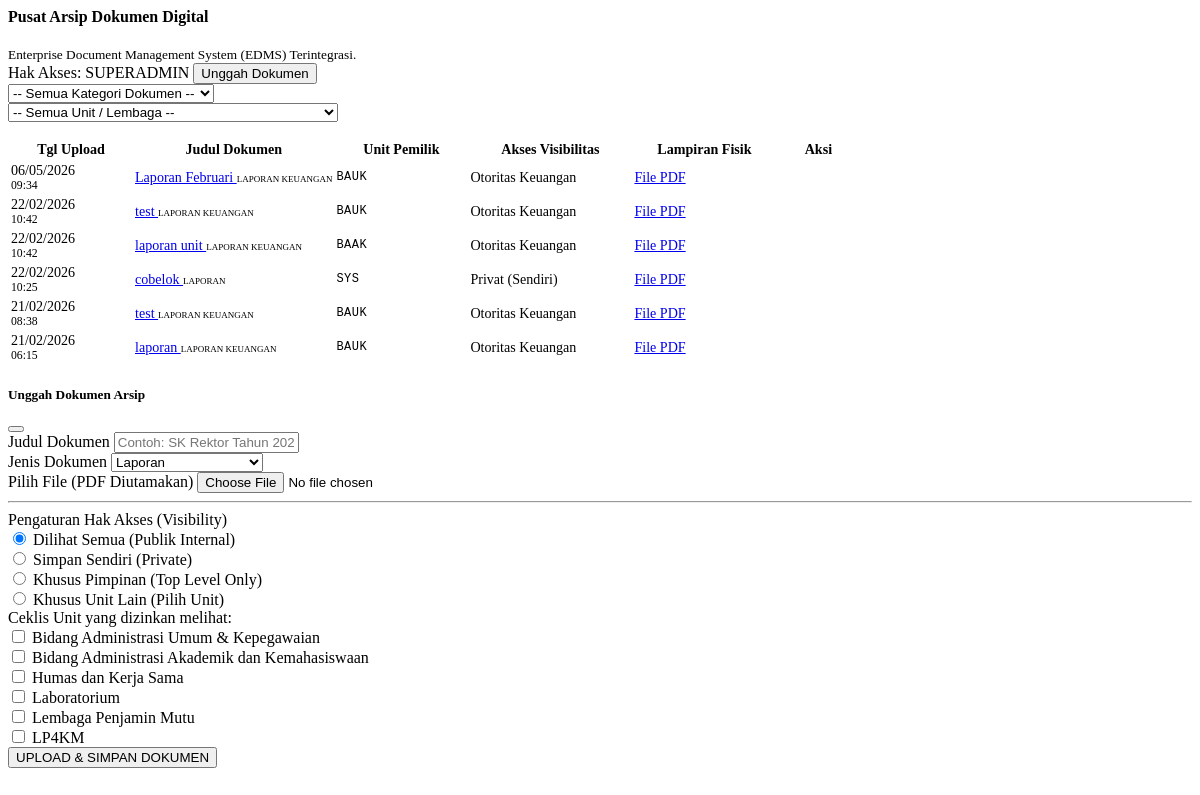
Page /arsip_dokumen.php (signed in) on the committed database.
### tables this page shows
CREATE TABLE `roles` (
  `id` int(11) NOT NULL AUTO_INCREMENT,
  `role_name` varchar(50) DEFAULT NULL,
  `is_ka_unit` tinyint(1) DEFAULT 0,
  `unit_id` int(11) DEFAULT NULL,
  `description` text DEFAULT NULL,
  `landing_page` varchar(100) DEFAULT 'dashboard',
  PRIMARY KEY (`id`),
  UNIQUE KEY `role_name` (`role_name`)
);

CREATE TABLE `arsip_dokumen` (
  `id` int(11) NOT NULL AUTO_INCREMENT,
  `ref_id` int(11) NOT NULL,
  `ref_type` varchar(50) NOT NULL,
  `unit_id` int(11) DEFAULT NULL,
  `judul` varchar(255) DEFAULT NULL,
  `deskripsi` text DEFAULT NULL,
  `file_path` varchar(255) DEFAULT NULL,
  `visibility` longtext DEFAULT NULL CHECK (json_valid(`visibility`)),
  `status` varchar(50) DEFAULT 'DISETUJUI',
  `uploaded_by` int(11) DEFAULT NULL,
  `verified_by` int(11) DEFAULT NULL,
  `verified_at` datetime DEFAULT NULL,
  `catatan` text DEFAULT NULL,
  `created_at` datetime DEFAULT current_timestamp(),
  `uploaded_at` datetime DEFAULT current_timestamp(),
  `approved_by` int(11) DEFAULT NULL,
  `approved_at` datetime DEFAULT NULL,
  `kategori_dokumen` varchar(100) DEFAULT 'Umum',
  `visibility_type` varchar(50) DEFAULT 'SEMUA',
  `visible_to_units` text DEFAULT NULL,
  PRIMARY KEY (`id`),
  KEY `idx_ref` (`ref_id`,`ref_type`)
);

CREATE TABLE `anggaran_unit_reports` (
  `id` int(11) NOT NULL AUTO_INCREMENT,
  `unit_id` int(11) NOT NULL,
  `nama_laporan` varchar(255) DEFAULT NULL,
  `tahun` int(11) NOT NULL,
  `tgl_mulai` date NOT NULL,
  `tgl_selesai` date NOT NULL,
  `saldo_awal` decimal(18,2) DEFAULT 0.00,
  `total_debet` decimal(18,2) DEFAULT 0.00,
  `total_kredit` decimal(18,2) DEFAULT 0.00,
  `saldo_akhir` decimal(18,2) DEFAULT 0.00,
  `file_bukti` varchar(255) DEFAULT NULL,
  `status` varchar(50) DEFAULT 'DRAFT',
  `created_by` int(11) DEFAULT NULL,
  `created_at` timestamp NOT NULL DEFAULT current_timestamp(),
  `workflow_status` enum('DRAFT','WAITING_UPLOAD','SUBMITTED','CHECKED','REJECTED','APPROVED') DEFAULT 'DRAFT',
  `submitted_at` datetime DEFAULT NULL,
  `submitted_by` int(11) DEFAULT NULL,
  `locked` tinyint(1) DEFAULT 0,
  `workflow_state` enum('DRAFT','READY_TO_SEND','SUBMITTED','VERIFIED','ARCHIVED') DEFAULT 'DRAFT',
  `dikirim_oleh` int(11) DEFAULT NULL,
  `dikirim_pada` datetime DEFAULT NULL,
  `catatan_revisi` text DEFAULT NULL,
  `periode_awal` date DEFAULT NULL,
  `periode_akhir` date DEFAULT NULL,
  `total_masuk` decimal(15,2) DEFAULT 0.00,
  `total_keluar` decimal(15,2) DEFAULT 0.00,
  PRIMARY KEY (`id`),
  KEY `idx_unit_tahun` (`unit_id`,`tahun`)
);

CREATE TABLE `m_unit` (
  `id` int(11) NOT NULL AUTO_INCREMENT,
  `kode_unit` varchar(20) NOT NULL,
  `nama_unit` varchar(150) NOT NULL,
  `pimpinan_id` int(11) DEFAULT NULL,
  `kas_bank_akun` varchar(20) DEFAULT NULL,
  `status` tinyint(1) DEFAULT 1,
  PRIMARY KEY (`id`),
  UNIQUE KEY `kode_unit` (`kode_unit`),
  KEY `status` (`status`),
  KEY `pimpinan_id` (`pimpinan_id`)
);

### arsip_dokumen.php (the view, shortened to what the rows shown need)
<?php
$user_id = (int)$_SESSION['user_id'];
$view = $_GET['view'] ?? 'list';
try {
    $conn->query("ALTER TABLE arsip_dokumen ADD COLUMN kategori_dokumen VARCHAR(100) DEFAULT 'Umum'");
    $conn->query("ALTER TABLE arsip_dokumen ADD COLUMN visibility_type VARCHAR(50) DEFAULT 'SEMUA'");
    $conn->query("ALTER TABLE arsip_dokumen ADD COLUMN visible_to_units TEXT NULL");
} catch (Exception $e) {  }
$sql_role = "SELECT r.role_name, r.unit_id, r.is_ka_unit FROM roles r JOIN users u ON u.role_id = r.id WHERE u.id = '$user_id'";
$u_role = $conn->query($sql_role)->fetch_assoc();
$role_name = strtolower($u_role['role_name'] ?? 'user');
$is_global_admin = in_array($role_name, ['admin', 'superadmin']) ? 1 : 0;
$where_clauses = ["(a.status = 'DISETUJUI' OR a.status IS NULL OR a.status = '')"];
$rbac_sql = "";
if ($is_global_admin) {
    $rbac_sql = "1=1";
}
$where_clauses[] = $rbac_sql;
$where_final = "WHERE " . implode(" AND ", $where_clauses);
$sql_arsip = "SELECT a.*, u.nama_unit, u.kode_unit, r.nama_laporan, r.periode_awal, r.periode_akhir, r.tgl_mulai, r.tgl_selesai, user.name as nama_pengunggah
              FROM arsip_dokumen a
              LEFT JOIN m_unit u ON a.unit_id = u.id
              LEFT JOIN anggaran_unit_reports r ON a.ref_id = r.id
              LEFT JOIN users user ON a.uploaded_by = user.id
              $where_final ORDER BY a.id DESC";
$res_arsip = $conn->query($sql_arsip);
$list_all_units = $conn->query("SELECT id, nama_unit, kode_unit FROM m_unit ORDER BY nama_unit ASC")->fetch_all(MYSQLI_ASSOC);
?>
<div class="container-fluid py-4 animate__animated animate__fadeIn text-dark">
    <div class="d-flex flex-column flex-md-row justify-content-between align-items-center mb-4 bg-white p-4 rounded-4 shadow-sm border-start border-success border-4 text-dark">
        <div class="d-flex gap-2">
            <span class="badge bg-light text-primary border border-primary rounded-pill px-4 py-2 shadow-sm d-flex align-items-center">
                <i class="fas fa-shield-alt me-2"></i> Hak Akses: <?= strtoupper($role_name) ?>
            </span>
            <?php if($view == 'list'): ?>
            <button class="btn btn-primary rounded-pill px-4 fw-bold shadow-sm" data-bs-toggle="modal" data-bs-target="#mdlUploadUmum">
                <i class="fas fa-cloud-upload-alt me-2"></i> Unggah Dokumen
            </button>
            <?php endif; ?>
        </div>
    </div>
    <?php if($view == 'list'): ?>
        <div class="card border-0 shadow-sm rounded-4 overflow-hidden bg-white">
            <div class="table-responsive">
                <table class="table table-hover align-middle mb-0 text-center" style="font-size: 0.88rem;">
                    <thead class="table-dark small text-uppercase text-muted fw-bold">
                        <tr>
                            <th width="120">Tgl Upload</th>
                            <th class="text-start ps-4">Judul Dokumen</th>
                            <th width="130">Unit Pemilik</th>
                            <th width="160">Akses Visibilitas</th>
                            <th width="140">Lampiran Fisik</th>
                            <th width="80" class="text-center pe-3">Aksi</th>
                        </tr>
                    </thead>
                    <tbody>
                        <?php if($res_arsip && $res_arsip->num_rows > 0): while($d = $res_arsip->fetch_assoc()):
                            $is_laporan_unit = ($d['ref_type'] == 'LAPORAN_UNIT');
                            $doc_title = $d['judul'];
                            if ($is_laporan_unit) {
                                if (!empty($d['nama_laporan'])) {
                                    $doc_title = $d['nama_laporan'];
                                } else {
                                    $parts = explode(' - ', $doc_title);
                                    $doc_title = trim($parts[0]);
                                }
                            }
                            $badge_kat = "";
                            if($is_laporan_unit) {
                                $badge_kat = "<span class='badge bg-primary rounded-pill px-2 mt-1' style='font-size:9px;'><i class='fas fa-file-invoice-dollar me-1'></i>LAPORAN KEUANGAN</span>";
                            } else {
                                $kat_color = match($d['kategori_dokumen']) { 'Surat Keputusan'=>'danger', 'Bukti Transaksi'=>'warning text-dark', 'Laporan'=>'info', default=>'secondary' };
                                $badge_kat = "<span class='badge bg-{$kat_color} rounded-pill px-2 mt-1' style='font-size:9px;'><i class='fas fa-file-alt me-1'></i>".strtoupper($d['kategori_dokumen'])."</span>";
                            }
                            $vis_text = "";
                            if ($is_laporan_unit) {
                                $vis_text = "<span class='badge bg-light text-warning border border-warning px-2 py-1 text-dark' data-bs-toggle='tooltip' data-bs-placement='top' title='Hanya dapat dilihat oleh Pimpinan dan Bagian Keuangan (Otoritas Terbatas)'><i class='fas fa-lock me-1'></i>Otoritas Keuangan</span>";
                            } else {
                                $vis_text = match($d['visibility_type']) {
                                    'SEMUA' => "<span class='badge bg-light text-success border border-success px-2 py-1' data-bs-toggle='tooltip' data-bs-placement='top' title='Dapat dilihat oleh semua orang yang memiliki akun SYIFA ERP'><i class='fas fa-globe me-1'></i>Semua Orang</span>",
                                    'SENDIRI' => "<span class='badge bg-light text-secondary border border-secondary px-2 py-1'><i class='fas fa-lock me-1'></i>Privat (Sendiri)</span>",
                                    'PIMPINAN' => "<span class='badge bg-light text-warning border border-warning px-2 py-1 text-dark'><i class='fas fa-user-tie me-1'></i>Pimpinan Saja</span>",
                                    'UNIT_SPESIFIK' => "<span class='badge bg-light text-info border border-info px-2 py-1' data-bs-toggle='tooltip' data-bs-placement='top' title='Hanya dapat dilihat oleh unit/lembaga tertentu yang telah diberikan akses khusus'><i class='fas fa-users-cog me-1'></i>Unit Terbatas</span>",
                                    default => ""
                                };
                            }
                        ?>
                        <tr>
                            <td class="text-center">
                                <div class="fw-bold text-dark"><?= $d['uploaded_at'] ? date('d/m/Y', strtotime($d['uploaded_at'])) : '-' ?></div>
                                <small class="text-muted"><?= $d['uploaded_at'] ? date('H:i', strtotime($d['uploaded_at'])) : '' ?></small>
                            </td>
                            <td class="text-start ps-4">
                                <a href="?page=arsip_dokumen&view=preview&id=<?= $d['id'] ?>" class="text-decoration-none text-dark fw-bold fs-6 d-block hover-zoom" title="Tinjau detail dokumen">
                                    <i class="fas fa-file-pdf text-danger me-1"></i> <?= htmlspecialchars($doc_title) ?>
                                </a>
                                <?= $badge_kat ?>
                            </td>
                            <td>
                                <span class="badge bg-primary bg-opacity-10 text-primary border border-primary border-opacity-25 rounded-pill px-4 py-2 fw-bold shadow-sm" style="font-family: 'JetBrains Mono', monospace; font-size: 12px; letter-spacing: 0.5px;">
                                    <?= $d['kode_unit'] ?? 'SYS' ?>
                                </span>
                            </td>
                            <td><?= $vis_text ?></td>
                            <td>
                                <?php if(!empty($d['file_path'])): ?>
                                    <a href="<?= htmlspecialchars($d['file_path']) ?>" target="_blank" class="btn btn-sm btn-outline-danger rounded-pill px-3 fw-bold shadow-sm"><i class="fas fa-download me-1"></i> File PDF</a>
                                <?php else: ?>
                                    <span class="text-muted small italic opacity-50">Tidak Ada File</span>
                                <?php endif; ?>
                            </td>
                            <td class="text-center pe-3">
                                <?php
                                    $can_delete = $is_global_admin || (!$is_laporan_unit && $d['uploaded_by'] == $user_id);
                                ?>
                                <div class="btn-group btn-group-sm rounded-pill overflow-hidden border shadow-sm">
                                    <?php if($can_delete): ?>
                                        <button class="btn btn-white text-danger border-start px-2" onclick="hapusArsipEDMS(<?= (int)$d['id'] ?>, '<?= $d['ref_type'] ?>')" title="Hapus Dokumen"><i class="fas fa-trash"></i></button>
                                    <?php endif; ?>
                                </div>
                            </td>
                        </tr>
                        <?php endwhile; endif; ?>
                    </tbody>
                </table>
            </div>
        </div>
    <?php endif; ?>
</div>
<div class="modal fade" id="mdlUploadUmum" tabindex="-1">
    <div class="modal-dialog modal-dialog-centered text-start">
        <form action="?page=arsip_dokumen" method="POST" enctype="multipart/form-data" class="modal-content border-0 shadow-lg rounded-4 overflow-hidden">
            <div class="modal-body p-4 bg-light">
                <div class="bg-white p-3 rounded-4 shadow-sm border">
                    <div class="mt-3 d-none p-3 bg-light rounded-3 border" id="boxPilihUnit">
                        <div style="max-height: 150px; overflow-y: auto;">
                            <?php foreach($list_all_units as $ul): ?>
                            <div class="form-check mb-1">
                                <input class="form-check-input chk-unit-akses" type="checkbox" name="unit_akses[]" value="<?= $ul['id'] ?>" id="chk_u_<?= $ul['id'] ?>">
                                <label class="form-check-label small text-dark" for="chk_u_<?= $ul['id'] ?>">
                                    <?= htmlspecialchars($ul['nama_unit']) ?>
                                </label>
                            </div>
                            <?php endforeach; ?>
                        </div>
                    </div>
                </div>
            </div>
        </form>
    </div>
</div>

### rows in the picture
roles: role_name "SUPERADMIN"
arsip_dokumen: uploaded_at "06/05/2026", uploaded_at "09:34", anggaran_unit_reports.nama_laporan "Laporan Februari", ref_type "LAPORAN KEUANGAN", unit.kode_unit "BAUK"
arsip_dokumen: uploaded_at "22/02/2026", uploaded_at "10:42", anggaran_unit_reports.nama_laporan "test", ref_type "LAPORAN KEUANGAN", unit.kode_unit "BAUK"
arsip_dokumen: uploaded_at "22/02/2026", uploaded_at "10:42", anggaran_unit_reports.nama_laporan "laporan unit", ref_type "LAPORAN KEUANGAN", unit.kode_unit "BAAK"
arsip_dokumen: uploaded_at "22/02/2026", uploaded_at "10:25", judul "cobelok", kategori_dokumen "LAPORAN", kode_unit "SYS", visibility_type "Privat (Sendiri)"
arsip_dokumen: uploaded_at "21/02/2026", uploaded_at "08:38", anggaran_unit_reports.nama_laporan "test", ref_type "LAPORAN KEUANGAN", unit.kode_unit "BAUK"
arsip_dokumen: uploaded_at "21/02/2026", uploaded_at "06:15", anggaran_unit_reports.nama_laporan "laporan", ref_type "LAPORAN KEUANGAN", unit.kode_unit "BAUK"
m_unit: nama_unit "Bidang Administrasi Umum & Kepegawaian"
m_unit: nama_unit "Bidang Administrasi Akademik dan Kemahasiswaan"
m_unit: nama_unit "Humas dan Kerja Sama"
m_unit: nama_unit "Laboratorium"
m_unit: nama_unit "Lembaga Penjamin Mutu"
m_unit: nama_unit "LP4KM"
